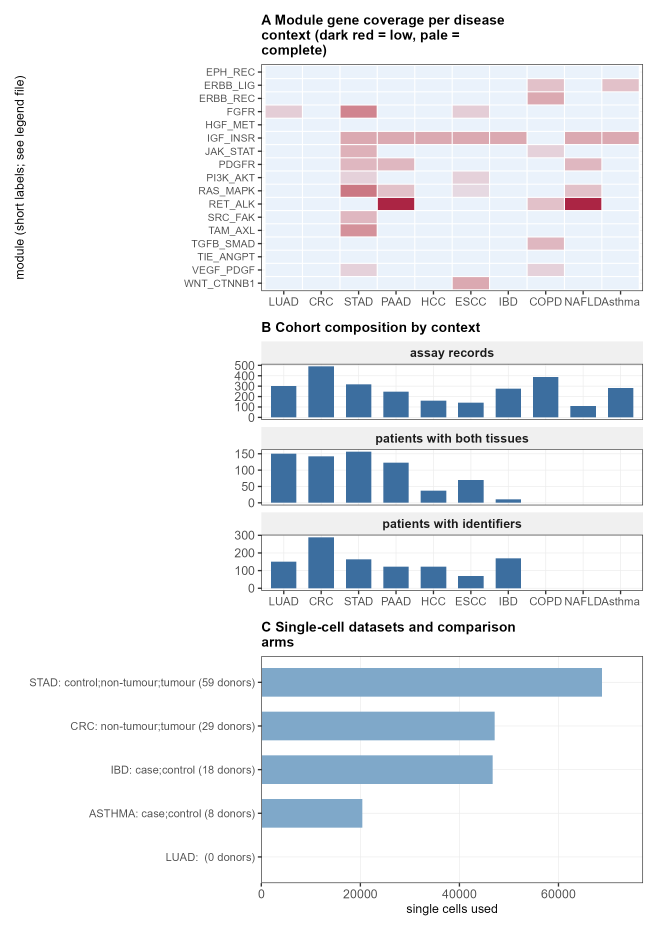
#> input picture scripts/v12_data_resource/C:\Users\fengq\fig_review/Fig1_resource_overview.png, 2010 x 2790 px (shown at 1/3 size)
$ python 77_v14_figure_review.py
#> lines starting #> are read from the running program, lines starting #| are printed output that depends on the picture
#!/usr/bin/env python3
# -*- coding: utf-8 -*-
"""v14 figure review beyond clipping: label completeness, print-size legibility, text-on-busy-background,
forbidden legend/title strips, margins, contrast and panel geometry. Uses only local tooling (OCR + pixels)."""
import csv, os, subprocess, shutil, sys
import numpy as np
from PIL import Image
TESS=r"C:\Program Files\Tesseract-OCR\tesseract.exe"
ENV=dict(os.environ, TESSDATA_PREFIX=r"C:\Program Files\Tesseract-OCR\tessdata")
def tokens(img_path):
    r=subprocess.run([TESS,img_path,"stdout","--psm","11","tsv"],capture_output=True,env=ENV)
    out=[]
    for row in csv.DictReader(r.stdout.decode("utf-8","replace").splitlines(),delimiter="\t"):
        t=(row.get("text") or "").strip()
        if not t: continue
        try:
            out.append(dict(t=t,c=float(row.get("conf") or -1),x=int(row["left"]),y=int(row["top"]),
                            w=int(row["width"]),h=int(row["height"])))
        except Exception: pass
    return [w for w in out if w["c"]>30]
EXPECT={
 "Fig1_resource_overview.png": dict(letters=["A","B","C"], contexts=["LUAD","CRC","STAD","PAAD","HCC","ESCC","IBD","COPD","NAFLD","Asthma"], modules=17),
 "Fig2_technical_validation.png": dict(letters=["A","B","C"], contexts=[], modules=0),
 "Fig3_comparability_checks.png": dict(letters=["A","B","C","D"], contexts=[], modules=0),
 "Fig4_sensitivity_checks.png": dict(letters=["A","B"], contexts=[], modules=0)}
def audit(fig_dir,tmp=r"C:\Users\fengq\fig_review"):
#> called with fig_dir = '.', tmp = 'C:\\Users\\fengq\\fig_review'
    shutil.rmtree(tmp,ignore_errors=True); os.makedirs(tmp)
    rows=[]
    for f,exp in EXPECT.items():
        src=os.path.join(fig_dir,f)
        if not os.path.exists(src): continue
        dst=os.path.join(tmp,f); shutil.copy(src,dst)
        im=Image.open(dst).convert("RGB"); W,H=im.size; arr=np.array(im.convert("L"))
#> in audit, im is the input picture: PIL image 2010x2790 RGB; mean R, G, B 235.4, 238.3, 242.2
#> after `W, H = im.size`: W = 2010; H = 2790
#> after `arr = np.array(im.convert('L'))`:
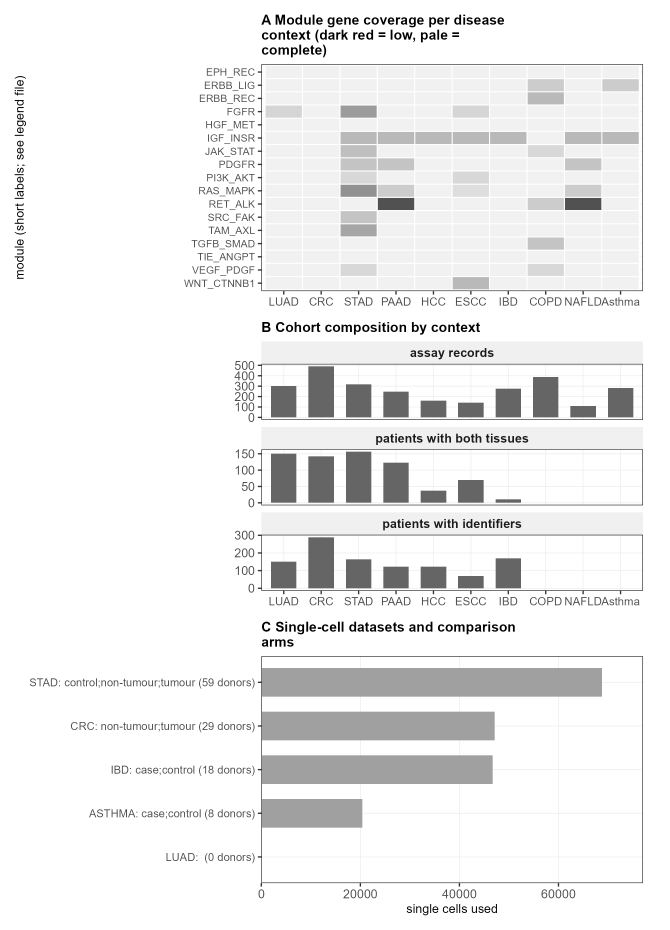
#> arr: shape (2790, 2010) (shown at 1/3 size); min 0, max 255, mean 237.9
        tk=tokens(dst); words=" ".join(t["t"] for t in tk)
        # 1 label completeness
        miss_letters=[l for l in exp["letters"] if l not in [t["t"] for t in tk]]
        miss_ctx=[c for c in exp["contexts"] if c.lower() not in words.lower()]
        # 2 print-size legibility: 50% downscale then OCR again
        small=os.path.join(tmp,"small_"+f)
        Image.open(dst).resize((W//2,H//2), Image.LANCZOS).save(small)
        tk_small=tokens(small)
        keep=len(tk_small)/max(1,len(tk))
        # 3 text on busy background: variance of local background inside each text box
        busy=0
        for t in tk:
            box=arr[max(0,t["y"]):t["y"]+t["h"], max(0,t["x"]):t["x"]+t["w"]]
            if box.size < 30: continue
            bg=box[box>np.percentile(box,60)]
            if bg.size and bg.std()>48: busy+=1
        # 4 forbidden legend/title strip: ink columns covering most of the width in the outer bands
        def strip(band):
            # a legend or figure title strip = ink present in >55% of the width, not merely scattered axis labels
            col=(band<110).mean(axis=0)
            return float((col>0.02).mean())
        top=strip(arr[:max(1,int(H*0.035)),:]); bottom=strip(arr[int(H*0.965):,:])
        # 5 margins
        ink=np.argwhere(arr<200)
        if ink.size:
            m_top,m_bot=ink[:,0].min(),H-1-ink[:,0].max(); m_left,m_right=ink[:,1].min(),W-1-ink[:,1].max()
        else: m_top=m_bot=m_left=m_right=0
        # 6 contrast per token (text vs local background luminance)
        ratios=[]; low_contrast=[]
        for t in tk:
            box=arr[max(0,t["y"]):t["y"]+t["h"], max(0,t["x"]):t["x"]+t["w"]].astype(float)
            if box.size<40 or box.std()<18: continue      # skip boxes with no readable contrast (graphical false positives)
            fg=float(np.percentile(box,5)); bgp=float(np.percentile(box,95))
            if bgp>fg:
                ratios.append((bgp+5)/(fg+5))
                low_contrast.append((t["t"], round((bgp+5)/(fg+5),2), t["x"], t["y"]))
        rows.append(dict(file=f, cm=f"{W/300*2.54:.1f}x{H/300*2.54:.1f}", tokens=len(tk),
                         missing_letters=";".join(miss_letters), missing_contexts=";".join(miss_ctx),
                         print_size_token_retention=f"{keep:.2f}", busy_background_tokens=busy,
                         top_strip_cover=f"{top:.2f}", bottom_strip_cover=f"{bottom:.2f}",
                         margins=f"top {m_top} bottom {m_bot} left {m_left} right {m_right}",
                         min_contrast=f"{min(ratios):.2f}" if ratios else "n/a",
                         worst=[x for x in low_contrast if x[1]<3][:5]))
    return rows
if __name__=="__main__":
    fig_dir=sys.argv[1] if len(sys.argv)>1 else "."
#> (the run stopped early here; a loop or call above may not have finished)
